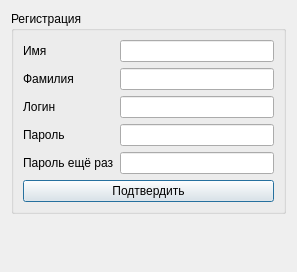
<?xml version="1.0" encoding="UTF-8"?>
<ui version="4.0">
 <class>registrationWin</class>
 <widget class="QDialog" name="registrationWin">
  <property name="geometry">
   <rect>
    <x>0</x>
    <y>0</y>
    <width>297</width>
    <height>272</height>
   </rect>
  </property>
  <property name="windowTitle">
   <string>Dialog</string>
  </property>
  <layout class="QVBoxLayout" name="verticalLayout">
   <item>
    <widget class="QGroupBox" name="groupBox">
     <property name="title">
      <string>Регистрация</string>
     </property>
     <layout class="QFormLayout" name="formLayout">
      <item row="0" column="0">
       <widget class="QLabel" name="label">
        <property name="text">
         <string>Имя</string>
        </property>
       </widget>
      </item>
      <item row="0" column="1">
       <widget class="QLineEdit" name="lineEdit_name"/>
      </item>
      <item row="1" column="1">
       <widget class="QLineEdit" name="lineEdit_surname"/>
      </item>
      <item row="2" column="1">
       <widget class="QLineEdit" name="lineEdit_login"/>
      </item>
      <item row="1" column="0">
       <widget class="QLabel" name="label_2">
        <property name="text">
         <string>Фамилия</string>
        </property>
       </widget>
      </item>
      <item row="2" column="0">
       <widget class="QLabel" name="label_3">
        <property name="text">
         <string>Логин</string>
        </property>
       </widget>
      </item>
      <item row="3" column="0">
       <widget class="QLabel" name="label_4">
        <property name="text">
         <string>Пароль</string>
        </property>
       </widget>
      </item>
      <item row="4" column="0">
       <widget class="QLabel" name="label_5">
        <property name="text">
         <string>Пароль ещё раз</string>
        </property>
       </widget>
      </item>
      <item row="3" column="1">
       <widget class="QLineEdit" name="lineEdit_pass">
        <property name="echoMode">
         <enum>QLineEdit::Password</enum>
        </property>
       </widget>
      </item>
      <item row="4" column="1">
       <widget class="QLineEdit" name="lineEdit_pass2">
        <property name="echoMode">
         <enum>QLineEdit::Password</enum>
        </property>
       </widget>
      </item>
      <item row="5" column="0" colspan="2">
       <widget class="QPushButton" name="pushButton">
        <property name="text">
         <string>Подтвердить</string>
        </property>
       </widget>
      </item>
     </layout>
    </widget>
   </item>
   <item>
    <widget class="QLabel" name="label_message">
     <property name="text">
      <string/>
     </property>
    </widget>
   </item>
  </layout>
 </widget>
 <resources/>
 <connections/>
</ui>
